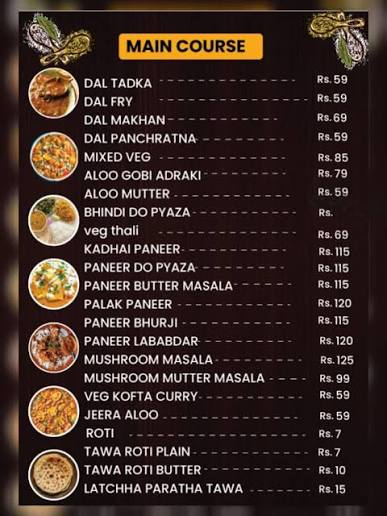
#> input picture Assessment/COMPUTER VISION (CV) FUNDAMENTALS + PROJECTS/section B/images/menu.jpg, 387 x 516 px
$ python Task2_Menu_Photo_Resizer.py
#> lines starting #> are read from the running program, lines starting #| are printed output that depends on the picture
import cv2
import numpy as np

# ==========================================
# Load Image
# ==========================================

image = cv2.imread("images/menu.jpg")
#> image is the input picture: shape (516, 387, 3); mean B, G, R 37.1, 42.6, 59.5

# Check if image exists
if image is None:
    print("Error: Menu image not found.")
    exit()

print("Menu image loaded successfully.")

# ==========================================
# Resize Image
# ==========================================

resized = cv2.resize(
    image,
    (256, 256),
    interpolation=cv2.INTER_AREA
)
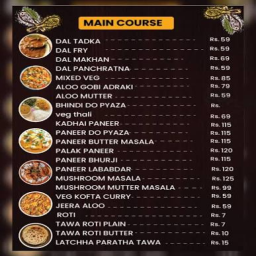
#> resized: shape (256, 256, 3); mean B, G, R 37.1, 42.6, 59.5

print("Image resized to 256 x 256.")

# ==========================================
# Split BGR Channels
# ==========================================

blue, green, red = cv2.split(resized)
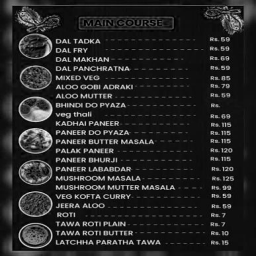
#> blue: shape (256, 256); min 0, max 242, mean 37.1
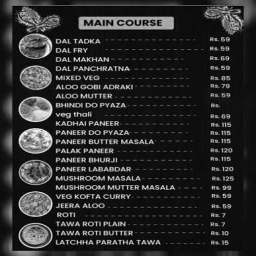
#> green: shape (256, 256); min 0, max 252, mean 42.6
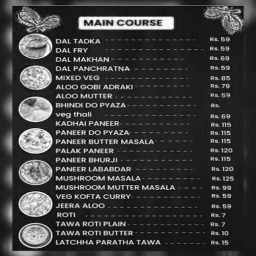
#> red: shape (256, 256); min 5, max 255, mean 59.5

# ==========================================
# Calculate Average Intensities
# ==========================================

blue_avg = np.mean(blue)
#> blue_avg = 37.1
green_avg = np.mean(green)
#> green_avg = 42.57
red_avg = np.mean(red)
#> red_avg = 59.5

print("\nAverage Pixel Intensities")
print("-" * 35)
print(f"Blue  : {blue_avg:.2f}")
#| Blue  : 37.10
print(f"Green : {green_avg:.2f}")
#| Green : 42.57
print(f"Red   : {red_avg:.2f}")
#| Red   : 59.50

# ==========================================
# Display Images
# ==========================================

cv2.imshow("Resized Menu Image", resized)

cv2.imshow("Blue Channel", blue)

cv2.imshow("Green Channel", green)

cv2.imshow("Red Channel", red)

# ==========================================
# Find Dominant Channel
# ==========================================

channels = {
    "Blue": blue_avg,
    "Green": green_avg,
    "Red": red_avg
}
#> channels = {'Blue': 37.1, 'Green': 42.57, 'Red': 59.5}

dominant = max(channels, key=channels.get)
#> dominant = 'Red'

print("\nSummary")
print("-" * 35)
print(f"The {dominant} channel has the highest average intensity.")
#| The Red channel has the highest average intensity.
print(f"This suggests that {dominant.lower()} is the dominant colour in the dish.")
#| This suggests that red is the dominant colour in the dish.

# ==========================================
# Wait and Close
# ==========================================

cv2.waitKey(0)

cv2.destroyAllWindows()
